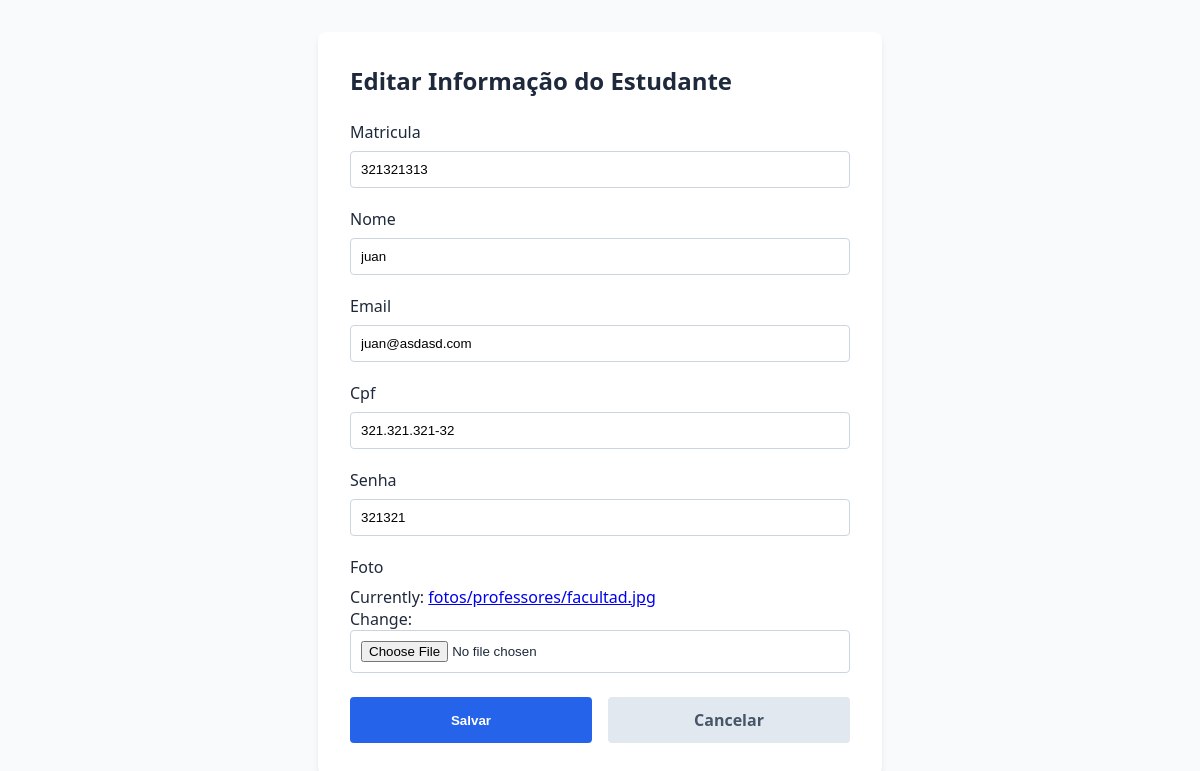
Screenshot of /academico/editar/professor/2 with the database file from the repository.
### academico/models.py (models this page shows, shortened)
class Professor(models.Model):
    matricula = models.CharField(max_length=12)
    nome = models.CharField(max_length=100)
    email = models.EmailField(max_length=200)
    cpf = models.CharField(max_length=14)
    senha = models.CharField(max_length=16)
    foto = models.ImageField(upload_to='fotos/professores', null=True)

### academico/views.py (the view)
# urls.py: path('editar/professor/<id>', views.editarProfessor, name='editarProfessor'),
def editarProfessor(request, id=None):
    professor = Professor.objects.get(pk = id)
    form = ProfessorForm(request.POST or None, request.FILES or None, instance= professor)
    if form.is_valid():
        form.save()
        return redirect('listagemProfessor')
    else:
        form = ProfessorForm(instance=professor)
    dicionario = {
        'form' : form
    }
    return render(request, 'editarProfessor.html', dicionario)

### academico/forms.py
class ProfessorForm(forms.ModelForm):
    class Meta:
        model = Professor
        fields = '__all__'

### academico/templates/editarProfessor.html (shortened to what this page needs)
{% load static %}
<!DOCTYPE html>
<html lang="en">
<head>
    <link rel="stylesheet" href="{% static 'css/style.css' %}">
</head>
<body>
<div class="form-container">
    <h2>Editar Informação do Estudante</h2>
    <form method="post" novalidate enctype="multipart/form-data">
        {% for atrib in form %}
            <div class="form-group">
                <label for="{{ atrib.id_for_label }}">{{ atrib.label }}</label>
                {{ atrib }}
            </div>
        {% endfor %}
        <div class="btn-group">
            <button type="submit">Salvar</button>
            <a href="{% url 'listagemProfessor' %}" class="btn-cancel">Cancelar</a>
        </div>
    </form>
</div>
</body>
</html>

### static/css/style.css (style rules this page uses)
:root { --primary-color: #2563eb; --bg-color: #f8fafc; --card-bg: #ffffff; --text-color: #1e293b; --border-color: #cbd5e1; }
body { font-family: system-ui, -apple-system, sans-serif; background-color: var(--bg-color); color: var(--text-color); margin: 0; padding: 2rem; display: flex; justify-content: center; }
.form-container { background: var(--card-bg); padding: 2rem; border-radius: 8px; box-shadow: 0 4px 6px -1px rgb(0 0 0 / 0.1); width: 100%; max-width: 500px; }
h2 { margin-top: 0; margin-bottom: 1.5rem; }
.form-group { margin-bottom: 1.25rem; }
.form-group label { display: block; margin-bottom: 0.5rem; font-weight: 500; }
.form-group input, .form-group select, .form-group textarea { width: 100%; padding: 0.625rem; border: 1px solid var(--border-color); border-radius: 4px; box-sizing: border-box; }
.btn-group { display: flex; gap: 1rem; margin-top: 1.5rem; }
button, .btn-cancel { flex: 1; padding: 0.75rem; border: none; border-radius: 4px; cursor: pointer; font-weight: 600; text-align: center; text-decoration: none; }
button { background-color: var(--primary-color); color: white; }
.btn-cancel { background-color: #e2e8f0; color: #475569; }

### rows the page displays
Professor: form "321321313" "juan" "juan@asdasd.com" "321.321.321-32" "321321"

### other values shown
{{ atrib.label }} "Matricula" "Nome" "Email" "Cpf" "Senha" "Foto"
